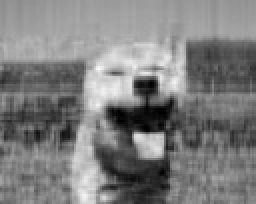
%> input picture shibarank10.jpg, 128 x 102 px, shrunk from 640 x 512 before the run (shown 2 times larger)
$ octave imagecompletion.m   (GNU Octave 9; MATLAB toolbox functions it lacks are replaced by stand-ins)
%> lines starting %> are read from the running program, lines starting %| are printed output that depends on the picture
### synthetic_data_and_completion/matrix_completion.m
function predicted_matrix = matrix_completion(T_observed, r)

    if nargin < 2
        r = 3;
    end

    M = zeros(size(T_observed));
    observed = ~isnan(T_observed);
    display_mode = false;

    for k = 1:500

        disp("Iteration:")
        disp(k)
        disp("")

        W = M;
        W(observed) = T_observed(observed);

        [U, S, V] = svd(W);
        S(r+1:end, r+1:end) = 0;
        M = U*S*V';

    end

    predicted_matrix = M;

    if display_mode
        disp(predicted_matrix)
    end

end

### imagecompletion.m
%Image completion

% Import a .jpg image and convert to grayscale
image = imread('shibarank10.jpg');
%> image is the input picture: size 102x128 uint8; min 0, max 253, mean 126
gray_image = im2gray(image);

% Convert the image to a matrix of doubles
gray_image = im2double(gray_image);

%Randomly remove 60% of entries
m = size(gray_image, 1)
%> m = 102
n = size(gray_image, 2)
%> n = 128
observed = rand(m, n) < 0.4;
T_observed = gray_image;
T_observed(~observed) = NaN;
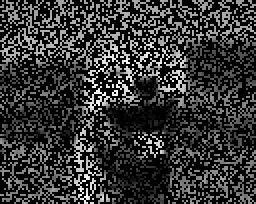
%> T_observed: size 102x128 double (shown 2 times larger); 60.37% of the values are NaN or infinite; the others: min 0, max 0.941, mean 0.497; drawn with min black, max white, NaN and infinite black

%set threshold (this can change!)
r = 5

addpath("synthetic_data_and_completion/")
predicted_matrix = matrix_completion(T_observed, r)
%> in matrix_completion, `observed = ~isnan(T_observed);`:
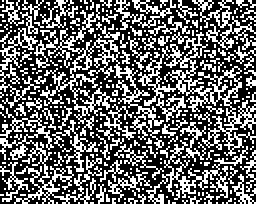
%> observed: size 102x128 logical (shown 2 times larger); 39.6% white in thin lines or dots
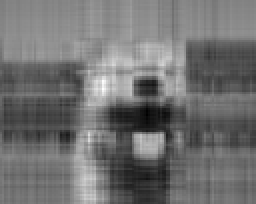
%> predicted_matrix: size 102x128 double (shown 2 times larger); min -0.0698, max 1.2, mean 0.496; drawn with min black and max white
imshow(predicted_matrix)
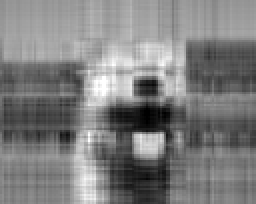
%> displayed picture: size 102x128, on the screen's scale of 0 to 255 (shown 2 times larger); min 0, max 255, mean 126.4
